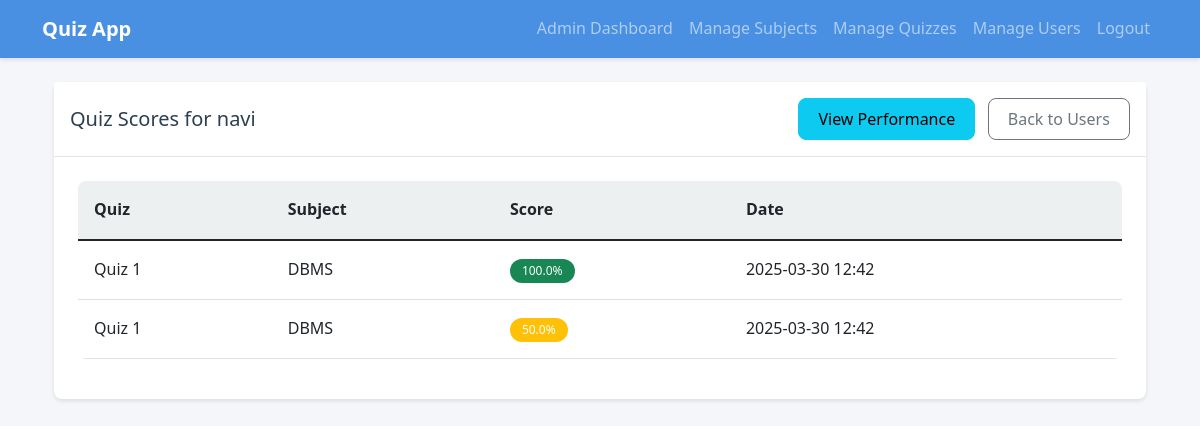
Screenshot of /admin/users/2/scores (signed in) with the database file from the repository.
### models.py (models this page shows)
class User(db.Model):
    id = db.Column(db.Integer, primary_key=True)
    username = db.Column(db.String(80), unique=True, nullable=False)
    password = db.Column(db.String(120), nullable=False)
    is_admin = db.Column(db.Boolean, default=False, nullable=False)
    created_at = db.Column(db.DateTime, nullable=False, default=datetime.utcnow)
    attempts = db.relationship('QuizAttempt', backref='user', lazy=True)

class QuizAttempt(db.Model):
    id = db.Column(db.Integer, primary_key=True)
    user_id = db.Column(db.Integer, db.ForeignKey('user.id'), nullable=False)
    quiz_id = db.Column(db.Integer, db.ForeignKey('quiz.id'), nullable=False)
    score = db.Column(db.Float, nullable=False)
    date = db.Column(db.DateTime, nullable=False, default=datetime.utcnow)

class Quiz(db.Model):
    id = db.Column(db.Integer, primary_key=True)
    title = db.Column(db.String(100), nullable=False)
    description = db.Column(db.Text)
    subject_id = db.Column(db.Integer, db.ForeignKey('subject.id'), nullable=False)
    start_time = db.Column(db.DateTime, nullable=True)
    end_time = db.Column(db.DateTime, nullable=True)
    duration = db.Column(db.Integer, nullable=False)  # Duration in minutes
    questions = db.relationship('Question', backref='quiz', lazy=True, cascade='all, delete-orphan')
    attempts = db.relationship('QuizAttempt', backref='quiz', lazy=True, cascade='all, delete-orphan')

class Subject(db.Model):
    id = db.Column(db.Integer, primary_key=True)
    name = db.Column(db.String(100), nullable=False)
    description = db.Column(db.Text)
    quizzes = db.relationship('Quiz', backref='subject', lazy=True)

### app.py (the view)
@app.route('/admin/users/<int:user_id>/scores')
def view_user_scores(user_id):
    if 'user_id' not in session:
        flash('Please login to access this page.', 'error')
        return redirect(url_for('login'))
    if not session.get('is_admin'):
        flash('You need admin privileges to access this page.', 'error')
        return redirect(url_for('login'))
    user = User.query.get_or_404(user_id)
    attempts = QuizAttempt.query.filter_by(user_id=user_id).all()
    return render_template('admin/user_scores.html', user=user, attempts=attempts)

### templates/admin/user_scores.html (shortened to what this page needs)
{% extends "base.html" %}
{% block content %}
<div class="container mt-4">
    <div class="card">
        <div class="card-header d-flex justify-content-between align-items-center">
            <h5 class="mb-0">Quiz Scores for {{ user.username }}</h5>
            <div>
                <a href="{{ url_for('visualize_user_summary') }}" class="btn btn-info me-2">
                     View Performance
                </a>
                <a href="{{ url_for('manage_users') }}" class="btn btn-outline-secondary">
                     Back to Users
                </a>
            </div>
        </div>
        <div class="card-body">
            <div class="table-responsive">
                <table class="table table-hover">
                    <thead>
                        <tr>
                            <th>Quiz</th>
                            <th>Subject</th>
                            <th>Score</th>
                            <th>Date</th>
                        </tr>
                    </thead>
                    <tbody>
                        {% for attempt in attempts %}
                        <tr>
                            <td>{{ attempt.quiz.title }}</td>
                            <td>{{ attempt.quiz.subject.name }}</td>
                            <td>
                                <span class="badge {% if attempt.score >= 70 %}bg-success{% elif attempt.score >= 40 %}bg-warning{% else %}bg-danger{% endif %}">
                                    {{ "%.1f"|format(attempt.score) }}%
                                </span>
                            </td>
                            <td>{{ attempt.date.strftime('%Y-%m-%d %H:%M') }}</td>
                        </tr>
                        {% else %}
                        <tr>
                            <td colspan="4" class="text-center">No quiz attempts found.</td>
                        </tr>
                        {% endfor %}
                    </tbody>
                </table>
            </div>
        </div>
    </div>
</div>
{% endblock %}

### static/css/style.css (style rules this page uses)
:root { --primary-color: #4a90e2; --secondary-color: #2c3e50; --success-color: #27ae60; --danger-color: #e74c3c; --warning-color: #f1c40f; --info-color: #3498db; --light-color: #ecf0f1; --dark-color: #2c3e50; --border-radius: 8px; --box-shadow: 0 2px 4px rgba(0,0,0,0.1); }
body { font-family: 'Segoe UI', Tahoma, Geneva, Verdana, sans-serif; background-color: #f5f6fa; color: var(--secondary-color); line-height: 1.6; }
.card { border: none; border-radius: var(--border-radius); box-shadow: var(--box-shadow); transition: transform 0.2s ease-in-out; margin-bottom: 1.5rem; }
.card-header { background-color: white; border-bottom: 1px solid rgba(0,0,0,0.1); padding: 1rem; }
.card-body { padding: 1.5rem; }
.btn { border-radius: var(--border-radius); padding: 0.5rem 1.2rem; font-weight: 500; transition: all 0.3s ease; }
.table { background-color: white; border-radius: var(--border-radius); overflow: hidden; }
.table thead th { background-color: var(--light-color); border: none; padding: 1rem; }
.table td { padding: 1rem; vertical-align: middle; }
.badge { padding: 0.5em 1em; border-radius: 20px; font-weight: 500; }

### rows the page displays
User: username "navi"
QuizAttempt: quiz "Quiz 1", quiz.subject.name "DBMS", score "100.0", date "2025-03-30 12:42"
QuizAttempt: quiz "Quiz 1", quiz.subject.name "DBMS", score "50.0", date "2025-03-30 12:42"
